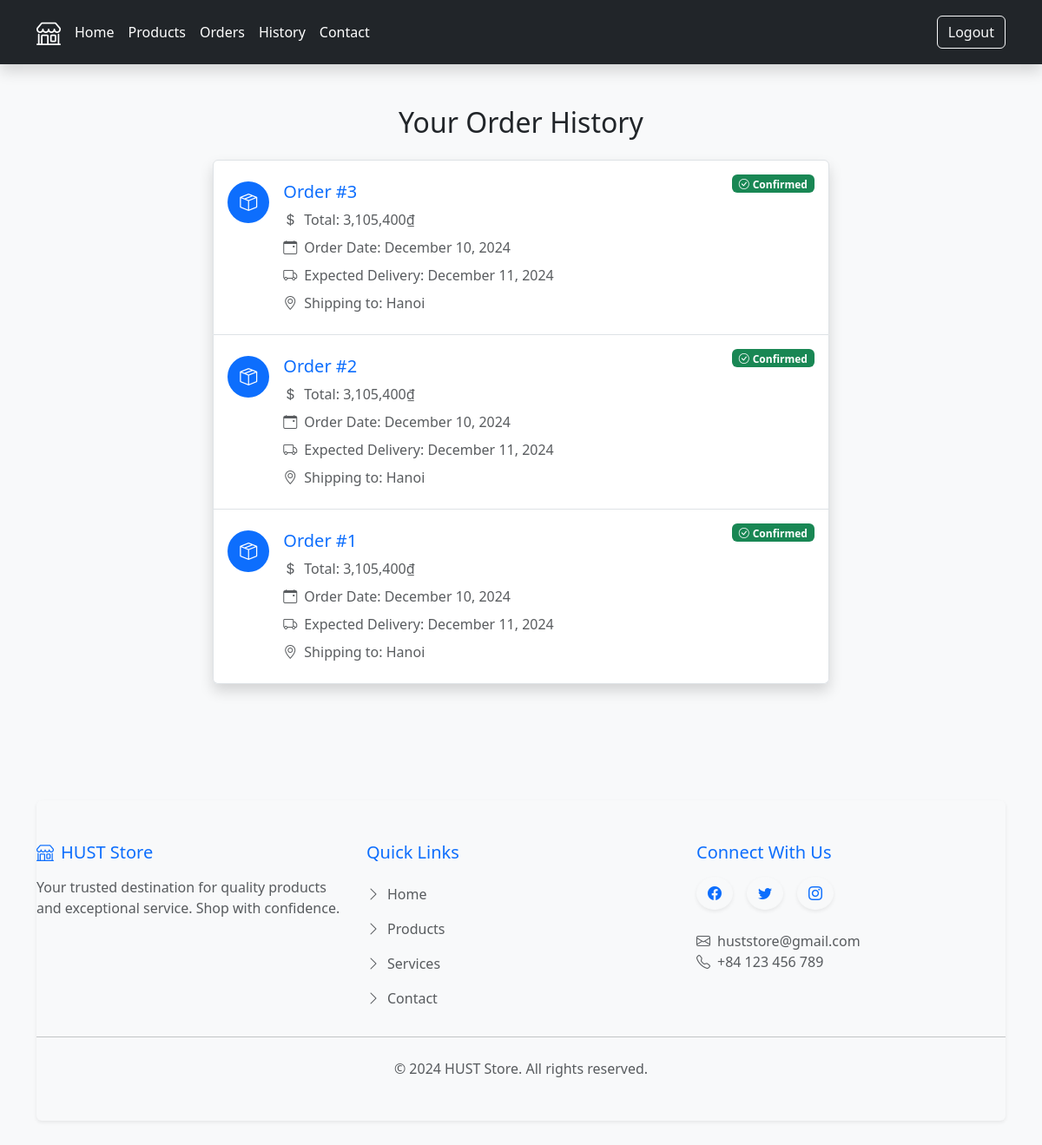
/history (signed in), run on an earlier commit of the app's database.
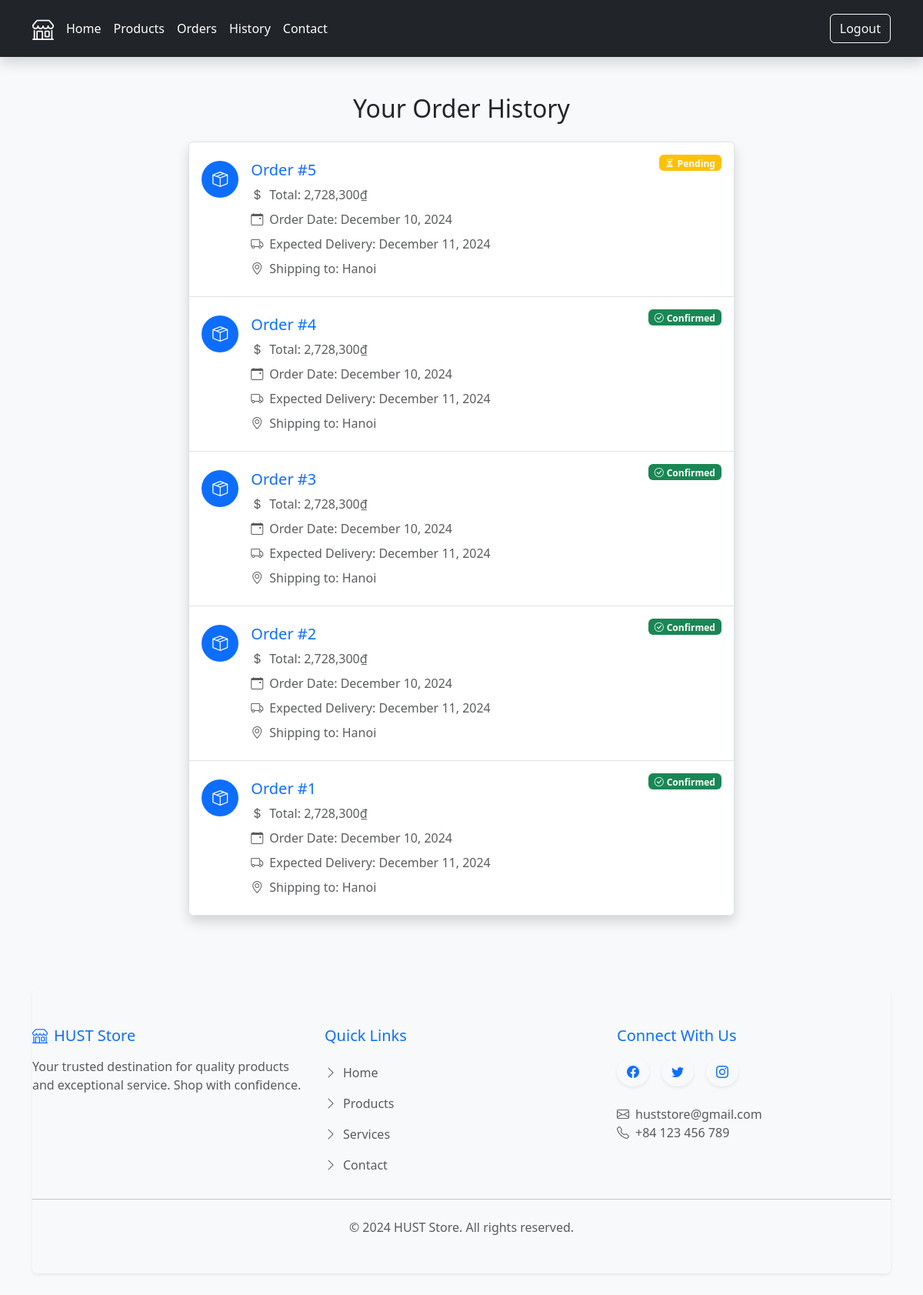
And on a later commit of the database.
### main.py (models this page shows)
class Order(db.Model):
    __tablename__ = "orders"
    id: Mapped[int] = mapped_column(Integer, primary_key=True)
    user_id: Mapped[int] = mapped_column(db.ForeignKey("users.id"))
    user = relationship("User")
    selections: Mapped[List["Selection"]] = relationship(back_populates="order")
    order_date: Mapped[str] = mapped_column(String, nullable=False)
    confirmed: Mapped[Optional[bool]] = mapped_column(Boolean)
    feedback: Mapped[Optional[str]] = mapped_column(String)

class User(UserMixin, db.Model):
    __tablename__ = "users"
    id: Mapped[int] = mapped_column(Integer, primary_key=True)
    email: Mapped[str] = mapped_column(String, unique=True)
    name: Mapped[str]= mapped_column(String, nullable=False)
    password: Mapped[str] = mapped_column(String, nullable=False)
    selections = relationship("Selection", back_populates="user")
    address: Mapped[Optional[str]] = mapped_column(String)
    shipping: Mapped[Optional[str]] = mapped_column(String)
    total_price: Mapped[Optional[str]] = mapped_column(String)
    summary: Mapped[Optional[str]] = mapped_column(String)
    delivery_date: Mapped[Optional[str]] = mapped_column(String)

### main.py (the view)
@app.route('/history', methods=["POST", "GET"])
def history():
    list = db.session.execute(db.select(Order).order_by(desc(Order.id)).where(Order.user_id == current_user.id)).scalars().all()
    return render_template('history.html', list=list)

### main.py (called while the page is built)
@login_manager.user_loader
def load_user(user_id):
    return db.session.get(User, user_id)

### templates/history.html (shortened to what this page needs)
{% include 'header.html' %}
<div class="main py-5">
  <div class="container">
    <h2 class="text-center mb-4 animate__animated animate__fadeInDown">Your Order History</h2>
    <div class="row justify-content-center">
      <div class="col-lg-8">
        {% if list %}
        <div class="list-group shadow animate__animated animate__fadeInUp">
          {% for each in list:%}
          <a href="{{url_for('show_order', order_id=each.id)}}" class="list-group-item list-group-item-action d-flex gap-3 py-4 position-relative hover-shadow transition-all" aria-current="true">
            <div class="d-flex align-items-center justify-content-center bg-primary rounded-circle flex-shrink-0" style="width: 48px; height: 48px;">
              <i class="bi bi-box-seam text-white fs-5"></i>
            </div>
            <div class="d-flex gap-2 w-100 justify-content-between">
              <div>
                <h5 class="mb-2 text-primary">Order #{{each.id}}</h5>
                <p class="mb-2 text-muted">
                  <i class="bi bi-currency-dollar me-2"></i>Total: {{each.user.total_price}}
                </p>
                <p class="mb-2 text-muted">
                  <i class="bi bi-calendar-event me-2"></i>Order Date: {{each.order_date}}
                </p>
                <p class="mb-2 text-muted">
                  <i class="bi bi-truck me-2"></i>Expected Delivery: {{each.user.delivery_date}}
                </p>
                <p class="mb-0 text-muted">
                  <i class="bi bi-geo-alt me-2"></i>Shipping to: {{each.user.address}}
                </p>
              </div>
              {% if each.confirmed != None %}
                {% if each.confirmed == True %}
                <div class="badge bg-success position-absolute top-0 end-0 m-3">
                  <i class="bi bi-check-circle me-1"></i>Confirmed
                </div>
                {% else %}
                <div class="badge bg-danger position-absolute top-0 end-0 m-3">
                  <i class="bi bi-x-circle me-1"></i>Declined
                </div>
                {% endif %}
              {% else %}
                <div class="badge bg-warning position-absolute top-0 end-0 m-3">
                  <i class="bi bi-hourglass-split me-1"></i>Pending
                </div>
              {% endif %}
            </div>
          </a>
          {% endfor %}
        </div>
        {% endif %}
      </div>
    </div>
  </div>
</div>
{% include 'footer.html' %}

### templates/header.html (shortened to what this page needs)
<!DOCTYPE html>
<html lang="en">
<head>
  <link href="https://cdn.jsdelivr.net/npm/bootstrap@5.3.3/dist/css/bootstrap.min.css" rel="stylesheet">
  <link rel="stylesheet" href="https://cdn.jsdelivr.net/npm/bootstrap-icons@1.11.3/font/bootstrap-icons.min.css">
  <link href="static/css/styles.css" rel="stylesheet">
</head>
<body>
  <header class="p-3 text-bg-dark shadow">
    <div class="container">
      <div class="d-flex flex-wrap align-items-center justify-content-center justify-content-lg-start">
        <a href="/" class="d-flex align-items-center mb-2 mb-lg-0 text-white text-decoration-none">
          <i class="bi bi-shop fs-3 me-2"></i>
        </a>
        <ul class="nav col-12 col-lg-auto me-lg-auto mb-2 justify-content-center mb-md-0">
          <li><a href="{{url_for('home')}}" class="nav-link px-2 text-white hover-opacity transition-all">Home</a></li>
          <li><a href="{{url_for('products')}}" class="nav-link px-2 text-white hover-opacity transition-all">Products</a></li>
          {% if current_user.is_authenticated and current_user.id != 1: %}
          <li><a href="{{url_for('checkout')}}" class="nav-link px-2 text-white hover-opacity transition-all">Orders</a></li>
          <li><a href="{{url_for('history')}}" class="nav-link px-2 text-white hover-opacity transition-all">History</a></li>
          {% endif %}
          <li><a href="{{url_for('about')}}" class="nav-link px-2 text-white hover-opacity transition-all">Contact</a></li>
        </ul>
        <div class="text-end">
          {% if not current_user.is_authenticated: %}
          <a href="{{url_for('login')}}" class="btn btn-outline-light me-2 hover-opacity transition-all">Login</a>
          <a href="{{url_for('register')}}" class="btn btn-warning hover-opacity transition-all">Sign up</a>
          {% else: %}
          <a href="{{url_for('logout')}}" class="btn btn-outline-light hover-opacity transition-all">Logout</a>
          {% endif %}
        </div>
      </div>
    </div>
  </header>

### templates/footer.html (shortened to what this page needs)
<div class="container mt-5 mb-5">
  <footer class="py-5 my-5 bg-light rounded shadow-sm">
    <div class="row g-4">
      <div class="col-lg-4">
        <h5 class="mb-3 text-primary"><i class="bi bi-shop me-2"></i>HUST Store</h5>
        <p class="text-muted">Your trusted destination for quality products and exceptional service. Shop with confidence.</p>
      </div>
      <div class="col-lg-4">
        <h5 class="mb-3 text-primary">Quick Links</h5>
        <ul class="nav flex-column">
          <li class="nav-item"><a href="{{ url_for('home') }}" class="nav-link px-0 text-muted hover-shadow transition-all"><i class="bi bi-chevron-right me-2"></i>Home</a></li>
          <li class="nav-item"><a href="{{ url_for('products') }}" class="nav-link px-0 text-muted hover-shadow transition-all"><i class="bi bi-chevron-right me-2"></i>Products</a></li>
          <li class="nav-item"><a href="#" class="nav-link px-0 text-muted hover-shadow transition-all"><i class="bi bi-chevron-right me-2"></i>Services</a></li>
          <li class="nav-item"><a href="{{ url_for('about') }}" class="nav-link px-0 text-muted hover-shadow transition-all"><i class="bi bi-chevron-right me-2"></i>Contact</a></li>
        </ul>
      </div>
      <div class="col-lg-4">
        <h5 class="mb-3 text-primary">Connect With Us</h5>
        <div class="d-flex gap-3 mb-4">
          <a href="#" class="btn btn-light rounded-circle shadow-sm hover-shadow transition-all">
            <i class="bi bi-facebook text-primary"></i>
          </a>
          <a href="#" class="btn btn-light rounded-circle shadow-sm hover-shadow transition-all">
            <i class="bi bi-twitter text-primary"></i>
          </a>
          <a href="#" class="btn btn-light rounded-circle shadow-sm hover-shadow transition-all">
            <i class="bi bi-instagram text-primary"></i>
          </a>
        </div>
        <p class="text-muted mb-0"><i class="bi bi-envelope me-2"></i>huststore@gmail.com</p>
        <p class="text-muted mb-0"><i class="bi bi-telephone me-2"></i>+84 123 456 789</p>
      </div>
    </div>
    <hr class="my-4">
    <div class="text-center">
      <p class="text-muted mb-0">© 2024 HUST Store. All rights reserved.</p>
    </div>
  </footer>
</div>
</body>
</html>

### static/css/styles.css (style rules this page uses)
body { font-family: 'Segoe UI', Tahoma, Geneva, Verdana, sans-serif; background-color: #f8f9fa; color: #212529; }
.transition-all { transition: all 0.3s ease; }
.main { min-height: 100vh; padding: 2rem 0; max-width: 1100px; margin: 0 auto; }

What changed in the data, as far as the page shows it:
added Order: id "5", user.total_price "2,728,300₫", order_date "December 10, 2024", user.delivery_date "December 11, 2024", user.address "Hanoi", shows "Pending"
added Order: id "4", user.total_price "2,728,300₫", order_date "December 10, 2024", user.delivery_date "December 11, 2024", user.address "Hanoi", confirmed True (drawn)
changed through a linked row, Order id 3: user.total_price "3,105,400₫" → "2,728,300₫"
changed through a linked row, Order id 2: user.total_price "3,105,400₫" → "2,728,300₫"
changed through a linked row, Order id 1: user.total_price "3,105,400₫" → "2,728,300₫"
